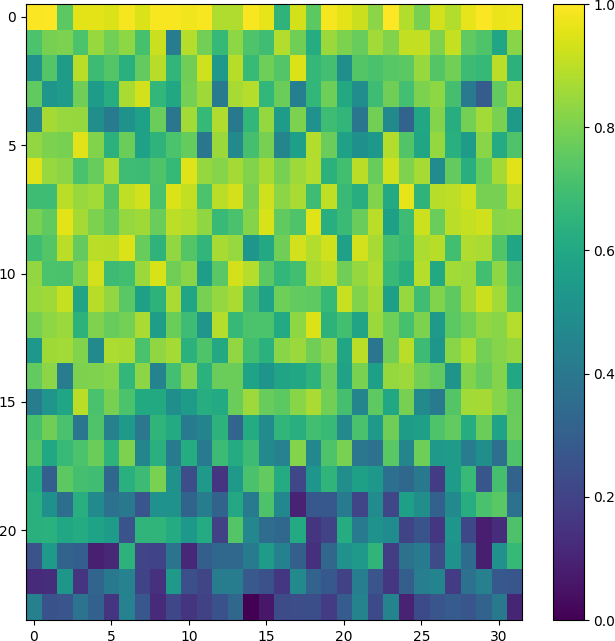
#> input picture llm-interpret/lm-evaluation-harness/zcps/tograph/epenas_ARC-Easy_5.png, 615 x 641 px; its folder holds only this picture in this run
$ python pdftiler.py
#> lines starting #> are read from the running program, lines starting #| are printed output that depends on the picture
#> in process_images, img is the input picture: PIL image 615x641 RGBA; mean R, G, B, A 119, 183.8, 126, 255
import os
from PIL import Image, ImageOps

def crop_whitespace(image):
    grayscale = image.convert("L")  # Convert image to grayscale
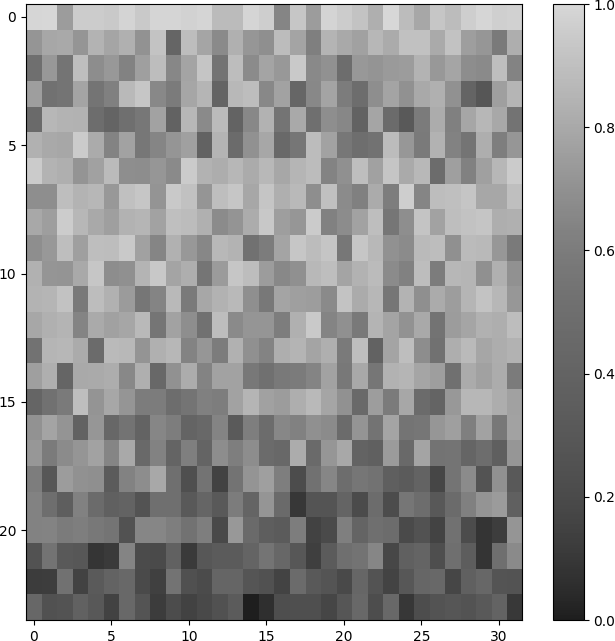
#> grayscale: PIL image 615x641 L; min 0, max 255, mean 157.9
    inverted_image = ImageOps.invert(grayscale)  # Invert the image to make the whitespace black
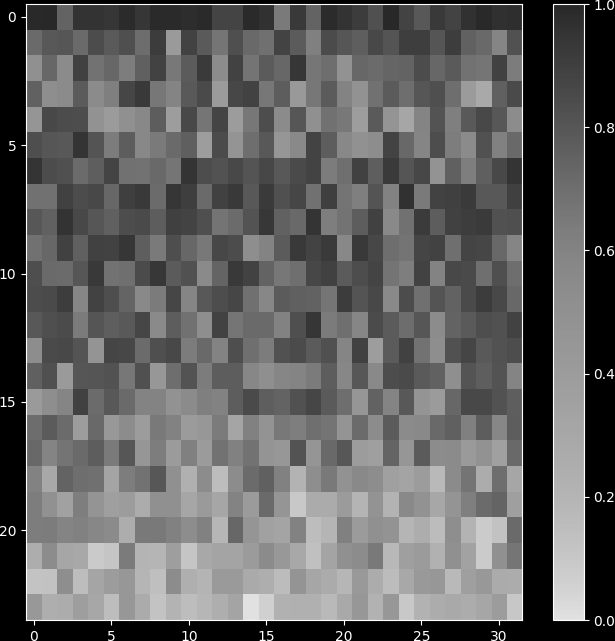
#> inverted_image: PIL image 615x641 L; min 0, max 255, mean 97.1
    bbox = inverted_image.getbbox()  # Get the bounding box of the non-black (originally non-white) areas
#> bbox = (0, 0, 615, 641)
    return image.crop(bbox)

def process_images(input_folder):
    files = sorted([f for f in os.listdir(input_folder) if f.endswith('.png')])
    for file in files:
        img = Image.open(os.path.join(input_folder, file))
        img = crop_whitespace(img)
        img.save(os.path.join(input_folder, file))

input_folder = './tograph'
process_images(input_folder)

$ run again, on llm-interpret/lm-evaluation-harness/zcps/tograph/l2_norm_ARC-Easy_5.png
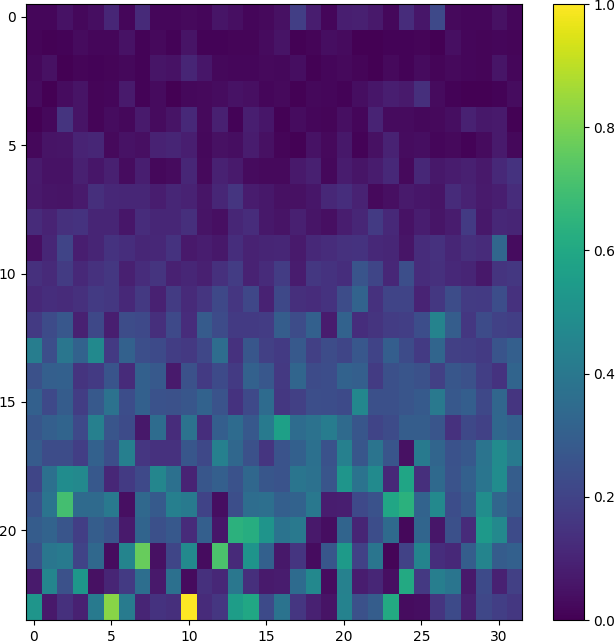
#> input picture llm-interpret/lm-evaluation-harness/zcps/tograph/l2_norm_ARC-Easy_5.png, 615 x 641 px
#> in process_images, img is the input picture: PIL image 615x641 RGBA; mean R, G, B, A 96, 91.9, 140.5, 255
#> in crop_whitespace, `grayscale = image.convert("L")`:
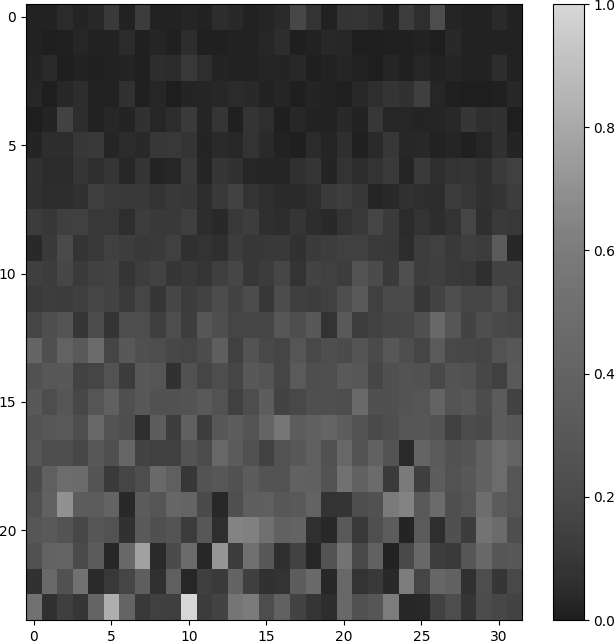
#> grayscale: PIL image 615x641 L; min 0, max 255, mean 98.6
#> in crop_whitespace, `inverted_image = ImageOps.invert(grayscale)`:
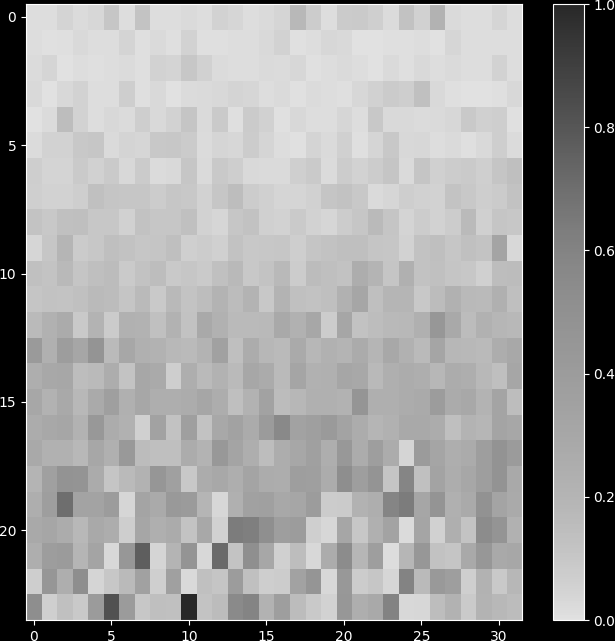
#> inverted_image: PIL image 615x641 L; min 0, max 255, mean 156.4
#> bbox = (0, 0, 615, 641)
